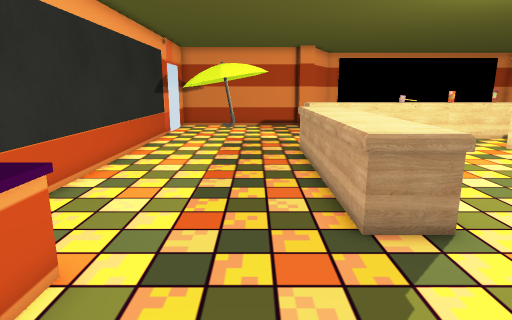
[1] (above)

20 first-person views from a walk through a scene from a Unity 3-D project. The camera is 1.4 m above the floor, tilts 12° down and sees 75° across. The floor is counted in squares, 0.5 m on a side. Each view is taken from the middle of a square. On the plan, view 1 faces up. The plan holds only what a view shows up to about 20 squares ahead; the rest is blank. The player is left out. Door leaves are left out, so doorways stand open.

[2]
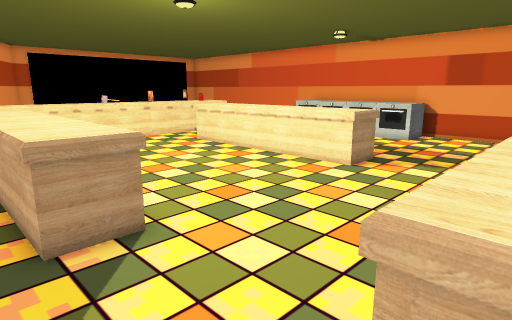

[3]
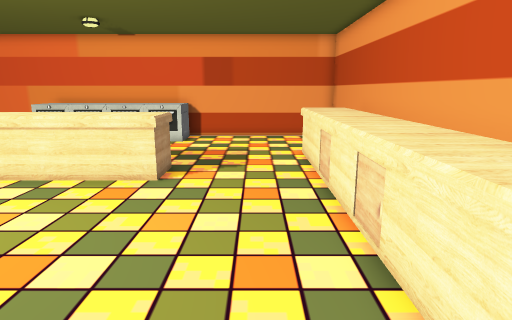

[4]
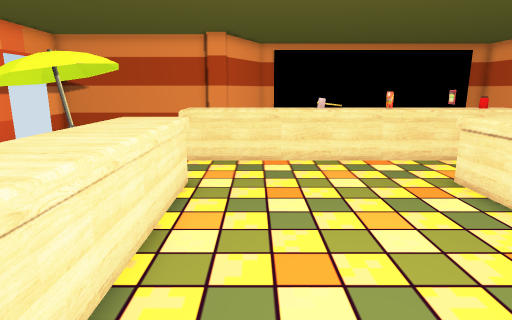

[5]
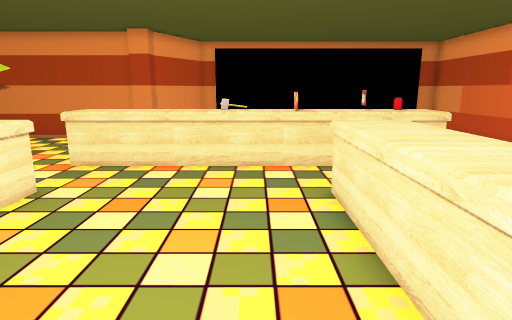

[6]
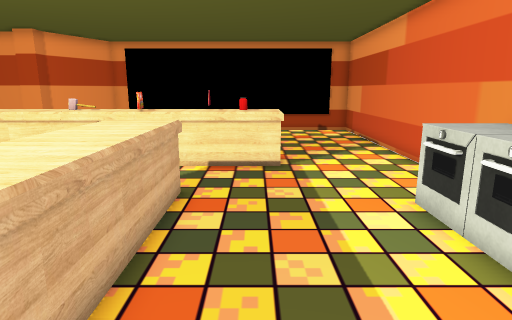

[7]
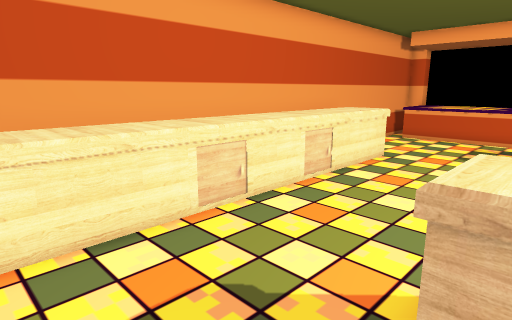

[8]
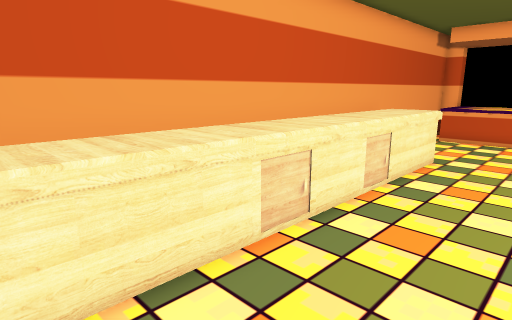

[9]
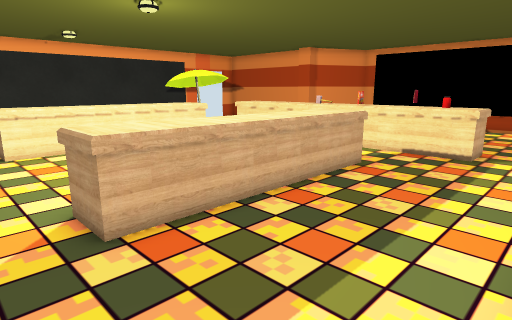

[10]
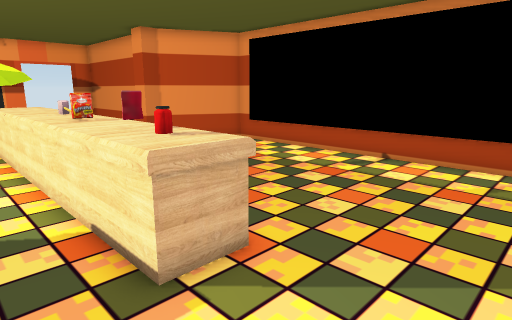

[11]
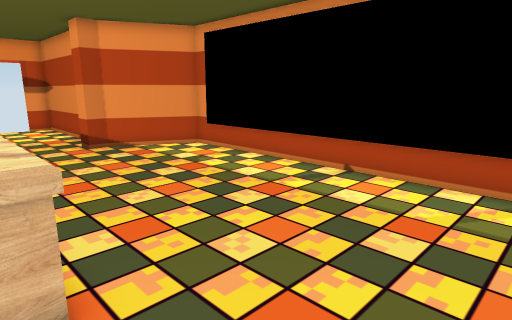

[12]
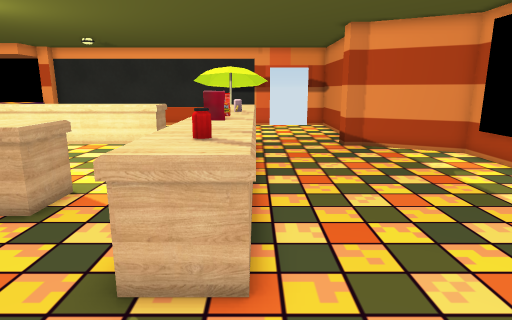

[13]
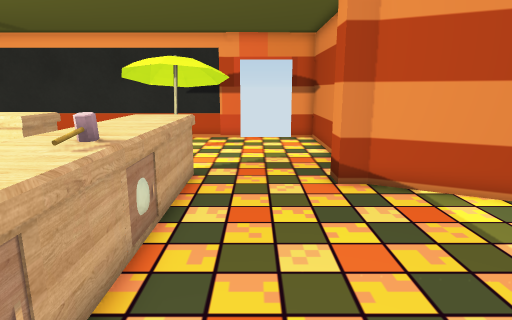

[14]
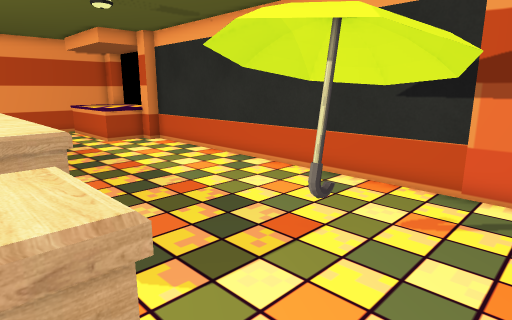

[15]
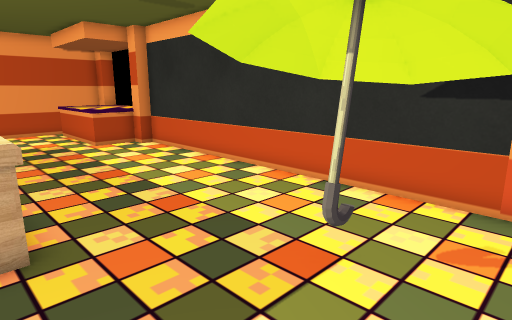

[16]
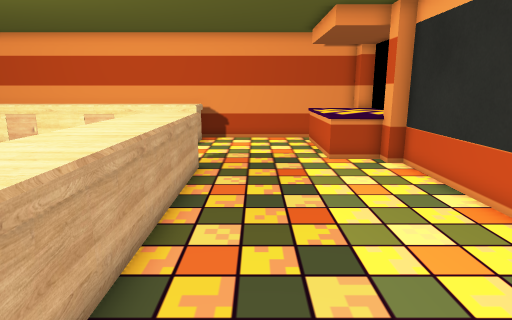

[17]
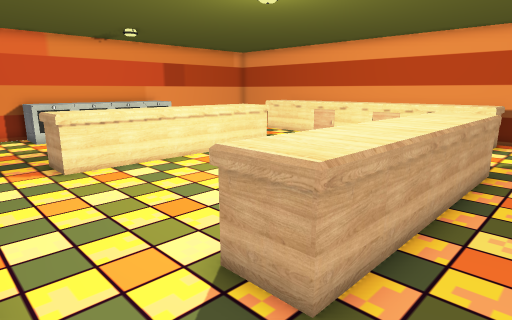

[18]
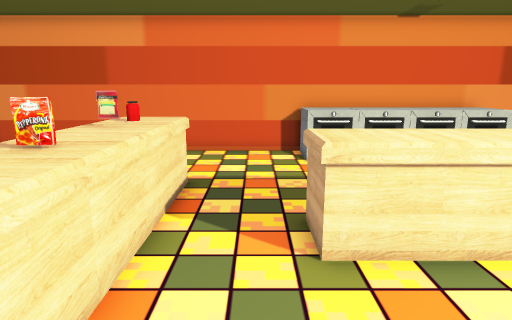

[19]
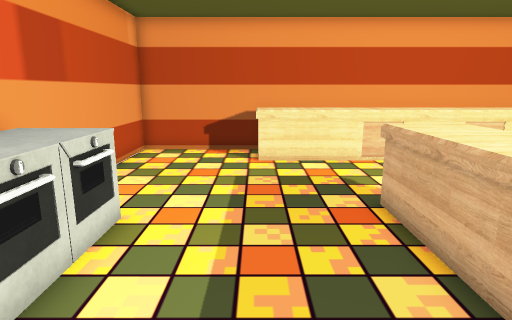

[20]
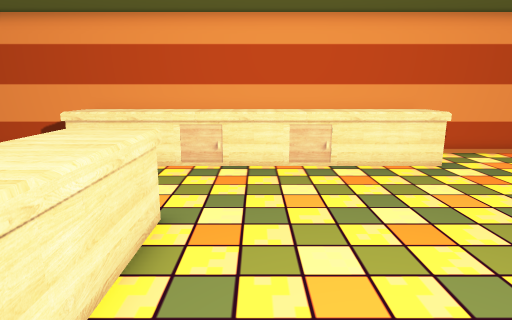

### Floor plan
Points are (right, up) in squares from view 1. A wall is a line through its corners. A room is listed if a view was taken in it or the views show most of it. See-through windows are left out.
Room 1 (views 1, 2, 3, 4, 5, 6, 7, 8, 9, 10, 11, 12, 13, 14, 15, 16, 17, 18, 19, 20)
walls: (22.3, 15.4) (22.3, 28.9); (3.1, 26.4) (-5.7, 26.4) (-5.7, 25); (-5.7, 22.1) (-5.7, 5.4) (-5.1, 5.4) (-5.1, 4.6); (-6.4, 3.4) (-6.4, 0.9); (-5.7, -0.7) (-5.7, -1.6) (22.3, -1.6) (22.3, 6.6); (19.9, 30.4) (6.3, 30.4) (4.3, 26.4) (4.3, 25.5) (3.2, 25.5)
low walls: (-5.1, 4.6) (-3, 4.6) (-3, -0.9)
ways out: open door at (-6, 23.5)
objects: umbrella (-4, 17) to (-1, 22); table (2, 6) to (4, 7); table (2, 8) to (4, 9); table (2, 10) to (4, 11); table (2, 12) to (4, 13); table (2, 14) to (4, 16); table (3, -1) to (4, 1); table (3, 19) to (4, 21); table (5, -1) to (7, 1); table (5, 19) to (7, 21); other object (8, -1) to (8, 1); other object (8, 19) to (8, 21); table (9, -1) to (11, 1); table (9, 19) to (11, 21); hammer (9, 20); other object (12, -1) to (12, 1); table (12, 6) to (14, 7); table (12, 8) to (14, 9); table (12, 10) to (14, 11); table (12, 12) to (14, 13); table (12, 14) to (14, 16); other object (12, 19); other object (12, 20); other object (12, 21); table (13, -1) to (14, 1); table (13, 19) to (14, 21); table (15, -1) to (17, 1); table (15, 19) to (17, 21); jar (15, 20) to (16, 20); oven (20, 7) to (22, 15)

Where each view was taken, in squares from view 1:
view 1: 0 up, 0 right, facing up
view 2: 0 up, 1 right, facing up-right
view 3: 3 up, 2 right, facing right
view 4: 6 up, 6 right, facing up
view 5: 7 up, 10 right, facing up
view 6: 7 up, 16 right, facing up
view 7: 7 up, 17 right, facing down-left
view 8: 5 up, 17 right, facing down-left
view 9: 4 up, 20 right, facing up-left
view 10: 17 up, 21 right, facing up-left
view 11: 20 up, 21 right, facing up-left
view 12: 21 up, 21 right, facing left
view 13: 23 up, 14 right, facing left
view 14: 23 up, 4 right, facing down-left
view 15: 22 up, 3 right, facing down-left
view 16: 18 up, 0 right, facing down
view 17: 19 up, 0 right, facing down-right
view 18: 17 up, 7 right, facing right
view 19: 14 up, 17 right, facing down
view 20: 13 up, 10 right, facing down
